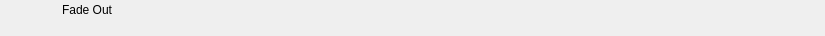
<?xml version="1.0" encoding="UTF-8"?>
<ui version="4.0">
 <class>RundownFadeToBlackWidget</class>
 <widget class="QWidget" name="RundownFadeToBlackWidget">
  <property name="geometry">
   <rect>
    <x>0</x>
    <y>0</y>
    <width>825</width>
    <height>36</height>
   </rect>
  </property>
  <layout class="QHBoxLayout" name="horizontalLayout">
   <property name="spacing">
    <number>0</number>
   </property>
   <property name="margin">
    <number>0</number>
   </property>
   <item>
    <widget class="QFrame" name="frameItem">
     <property name="sizePolicy">
      <sizepolicy hsizetype="Preferred" vsizetype="Fixed">
       <horstretch>0</horstretch>
       <verstretch>0</verstretch>
      </sizepolicy>
     </property>
     <property name="minimumSize">
      <size>
       <width>0</width>
       <height>36</height>
      </size>
     </property>
     <widget class="QLabel" name="labelIcon">
      <property name="geometry">
       <rect>
        <x>22</x>
        <y>2</y>
        <width>32</width>
        <height>32</height>
       </rect>
      </property>
      <property name="text">
       <string/>
      </property>
      <property name="pixmap">
       <pixmap resource="../Widgets.qrc">:/Graphics/Images/FadeToBlack.png</pixmap>
      </property>
      <property name="scaledContents">
       <bool>true</bool>
      </property>
     </widget>
     <widget class="QLabel" name="labelLabel">
      <property name="geometry">
       <rect>
        <x>62</x>
        <y>2</y>
        <width>5000</width>
        <height>16</height>
       </rect>
      </property>
      <property name="text">
       <string>Fade Out</string>
      </property>
     </widget>
     <widget class="QLabel" name="labelChannel">
      <property name="geometry">
       <rect>
        <x>0</x>
        <y>0</y>
        <width>0</width>
        <height>0</height>
       </rect>
      </property>
      <property name="text">
       <string></string>
      </property>
     </widget>
     <widget class="QLabel" name="labelVideolayer">
      <property name="geometry">
       <rect>
        <x>140</x>
        <y>19</y>
        <width>40</width>
        <height>16</height>
       </rect>
      </property>
      <property name="text">
       <string></string>
      </property>
     </widget>
     <widget class="QLabel" name="labelColor">
      <property name="geometry">
       <rect>
        <x>0</x>
        <y>0</y>
        <width>18</width>
        <height>36</height>
       </rect>
      </property>
      <property name="text">
       <string/>
      </property>
     </widget>
     <widget class="QLabel" name="labelGroupColor">
      <property name="geometry">
       <rect>
        <x>0</x>
        <y>0</y>
        <width>6</width>
        <height>36</height>
       </rect>
      </property>
      <property name="text">
       <string/>
      </property>
     </widget>
     <widget class="QLabel" name="labelDevice">
      <property name="geometry">
       <rect>
        <x>62</x>
        <y>19</y>
        <width>75</width>
        <height>16</height>
       </rect>
      </property>
      <property name="text">
       <string></string>
      </property>
     </widget>
     <widget class="QLabel" name="labelDelay">
      <property name="geometry">
       <rect>
        <x>185</x>
        <y>19</y>
        <width>55</width>
        <height>16</height>
       </rect>
      </property>
      <property name="text">
       <string></string>
      </property>
     </widget>
     <widget class="QLabel" name="labelRemoteTriggerId">
      <property name="geometry">
       <rect>
        <x>245</x>
        <y>19</y>
        <width>70</width>
        <height>16</height>
       </rect>
      </property>
      <property name="text">
       <string></string>
      </property>
     </widget>
    </widget>
   </item>
   <item>
    <widget class="QFrame" name="frameStatus">
     <property name="minimumSize">
      <size>
       <width>77</width>
       <height>0</height>
      </size>
     </property>
     <property name="maximumSize">
      <size>
       <width>77</width>
       <height>16777215</height>
      </size>
     </property>
     <widget class="QLabel" name="labelGpiConnected">
      <property name="geometry">
       <rect>
        <x>1</x>
        <y>2</y>
        <width>32</width>
        <height>32</height>
       </rect>
      </property>
      <property name="minimumSize">
       <size>
        <width>32</width>
        <height>32</height>
       </size>
      </property>
      <property name="maximumSize">
       <size>
        <width>32</width>
        <height>32</height>
       </size>
      </property>
      <property name="lineWidth">
       <number>0</number>
      </property>
      <property name="text">
       <string/>
      </property>
      <property name="pixmap">
       <pixmap resource="../Widgets.qrc">:/Graphics/Images/GpiConnected.png</pixmap>
      </property>
      <property name="scaledContents">
       <bool>true</bool>
      </property>
     </widget>
     <widget class="QLabel" name="labelDisconnected">
      <property name="geometry">
       <rect>
        <x>32</x>
        <y>2</y>
        <width>32</width>
        <height>32</height>
       </rect>
      </property>
      <property name="minimumSize">
       <size>
        <width>32</width>
        <height>32</height>
       </size>
      </property>
      <property name="maximumSize">
       <size>
        <width>32</width>
        <height>32</height>
       </size>
      </property>
      <property name="text">
       <string/>
      </property>
      <property name="pixmap">
       <pixmap resource="../Widgets.qrc">:/Graphics/Images/Disconnected.png</pixmap>
      </property>
      <property name="scaledContents">
       <bool>true</bool>
      </property>
     </widget>
     <widget class="QLabel" name="labelActiveColor">
      <property name="geometry">
       <rect>
        <x>69</x>
        <y>0</y>
        <width>8</width>
        <height>36</height>
       </rect>
      </property>
      <property name="minimumSize">
       <size>
        <width>8</width>
        <height>36</height>
       </size>
      </property>
      <property name="maximumSize">
       <size>
        <width>8</width>
        <height>36</height>
       </size>
      </property>
      <property name="text">
       <string/>
      </property>
     </widget>
    </widget>
   </item>
  </layout>
 </widget>
 <resources>
  <include location="../Widgets.qrc"/>
 </resources>
 <connections/>
 <slots>
  <slot>addToCombo()</slot>
 </slots>
</ui>
